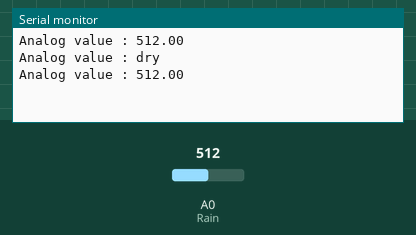
Recording of a sketch running on a simulated Arduino Uno, built with avr-gcc and run on an emulated ATmega328P. Shown: the last lines printed to the serial monitor. Inputs (shaded band) come from the test bench; at power-on: A0 (Rain) = 512.

Above: at 2.3 s.
2.4 s: A0 (Rain) set to 491
At 2.9 s:
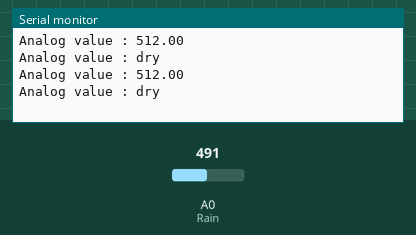
7.0 s: A0 (Rain) set to 510
At 7.4 s:
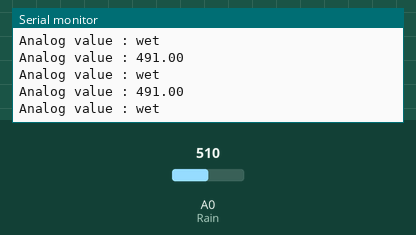
Timing chart, 0 to 10.0 s (numbered marks = the images above; inputs shaded):
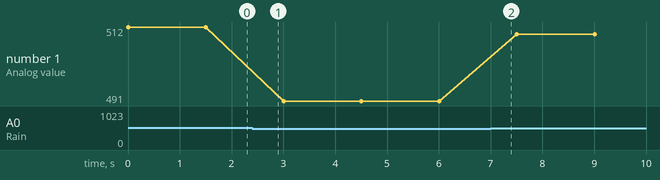

The sketch:

YL83.ino
```cpp
const int Rain = A0;


void setup()
{
  pinMode(Rain, INPUT);

  Serial.begin(115200);
//configueatoion of microcontroller of pin
}

void loop()
{

//main
float R = analogRead(Rain);
 Serial.print("Analog value : ");
 Serial.println(R);
 Serial.println("");
 delay(1000);

 if(R <= 500)
  {
    Serial.println("Analog value : wet");
    delay(500);
  }

else
  {
    Serial.println("Analog value : dry");
    delay(500);
  }


}
```

Measured:
- the behaviour switches between 501 and 500 on A0 (Rain) (found by bisection; images 0 and 1)
- plotted number 1: 512 → 491 after the input at 2.4 s, 491 → 510 after the input at 7.0 s
